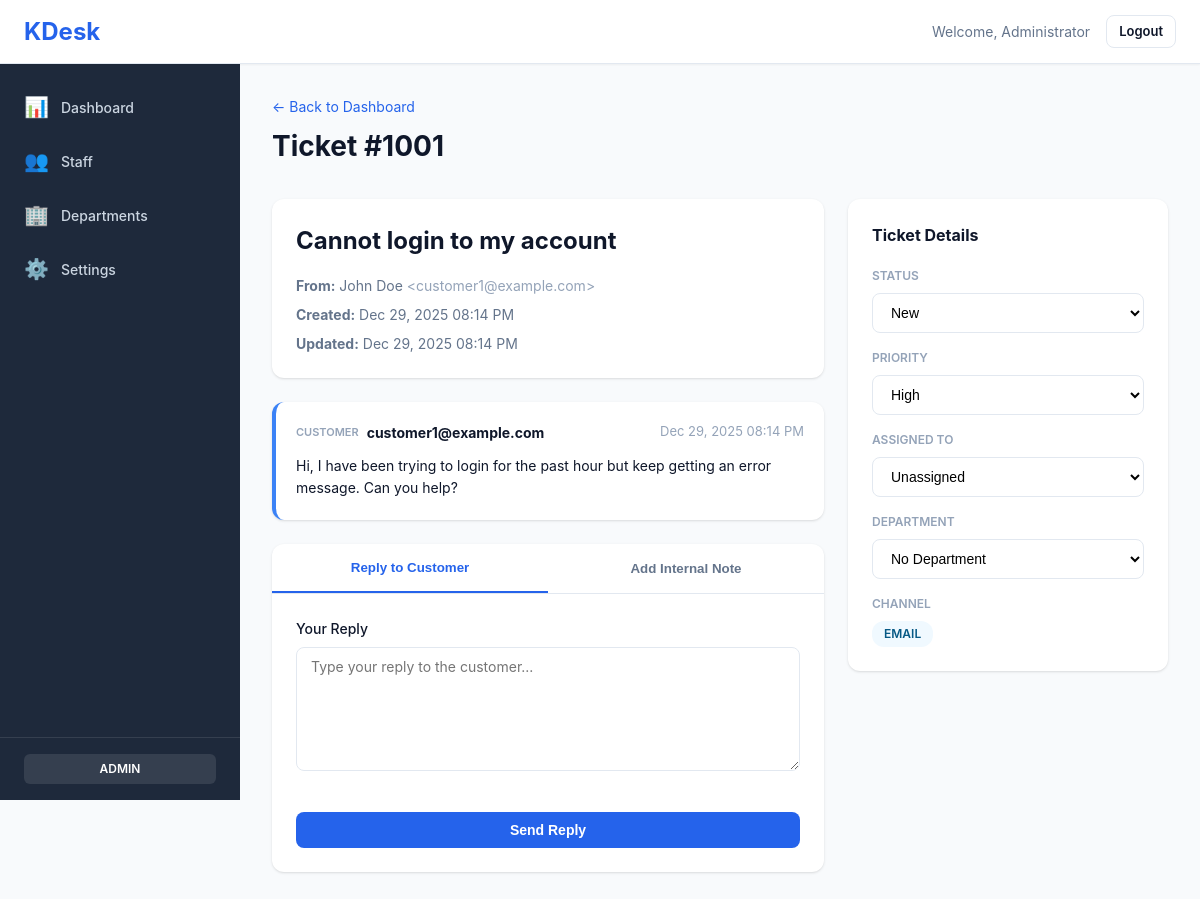
Page /ticket.php?id=1 (signed in) on the committed database.
### tables this page shows
CREATE TABLE users (
    id INT AUTO_INCREMENT PRIMARY KEY,
    email VARCHAR(255) NOT NULL UNIQUE,
    name VARCHAR(255) NOT NULL,
    password VARCHAR(255) NOT NULL,
    role ENUM('staff', 'admin') DEFAULT 'staff',
    department_id INT NULL,
    avatar_url VARCHAR(500) NULL,
    is_active BOOLEAN DEFAULT TRUE,
    must_change_password BOOLEAN DEFAULT TRUE,
    created_at TIMESTAMP DEFAULT CURRENT_TIMESTAMP,
    updated_at TIMESTAMP DEFAULT CURRENT_TIMESTAMP ON UPDATE CURRENT_TIMESTAMP,
    INDEX idx_email (email),
    INDEX idx_department (department_id)
);

CREATE TABLE tickets (
    id INT AUTO_INCREMENT PRIMARY KEY,
    ticket_number INT NOT NULL UNIQUE,
    subject VARCHAR(500) NOT NULL,
    requester_email VARCHAR(255) NOT NULL,
    requester_name VARCHAR(255) NOT NULL,
    status ENUM('new', 'open', 'pending', 'solved', 'closed') DEFAULT 'new',
    priority ENUM('low', 'normal', 'high') DEFAULT 'normal',
    channel ENUM('email', 'web') DEFAULT 'web',
    assigned_to_id INT NULL,
    department_id INT NULL,
    work_order_id VARCHAR(100) NULL,
    created_at TIMESTAMP DEFAULT CURRENT_TIMESTAMP,
    updated_at TIMESTAMP DEFAULT CURRENT_TIMESTAMP ON UPDATE CURRENT_TIMESTAMP,
    INDEX idx_ticket_number (ticket_number),
    INDEX idx_status (status),
    INDEX idx_assigned_to (assigned_to_id),
    INDEX idx_department (department_id),
    INDEX idx_requester_email (requester_email),
    FOREIGN KEY (assigned_to_id) REFERENCES users(id) ON DELETE SET NULL,
    FOREIGN KEY (department_id) REFERENCES departments(id) ON DELETE SET NULL
);

CREATE TABLE messages (
    id INT AUTO_INCREMENT PRIMARY KEY,
    ticket_id INT NOT NULL,
    type ENUM('inbound', 'outbound', 'note') NOT NULL,
    from_address VARCHAR(255) NOT NULL,
    to_address VARCHAR(255) NULL,
    subject VARCHAR(500) NULL,
    body_text TEXT NOT NULL,
    body_html TEXT NULL,
    is_internal BOOLEAN DEFAULT FALSE,
    created_by_id INT NULL,
    created_at TIMESTAMP DEFAULT CURRENT_TIMESTAMP,
    INDEX idx_ticket (ticket_id),
    INDEX idx_type (type),
    FOREIGN KEY (ticket_id) REFERENCES tickets(id) ON DELETE CASCADE,
    FOREIGN KEY (created_by_id) REFERENCES users(id) ON DELETE SET NULL
);

### public/auth.php (called while the page is built, shortened)
<?php
require_once 'db.php';
function isLoggedIn() {
    return isset($_SESSION['user_id']);
}
function getCurrentUser() {
    return db()->fetchOne(
        "SELECT id, email, name, role, department_id, avatar_url, is_active FROM users WHERE id = ?",
        [$_SESSION['user_id']]
    );
}

### public/db.php (called while the page is built, shortened)
<?php
class Database {
    private static $instance = null;
    private $connection;
    private function __construct() {
        try {
            $dsn = "mysql:host=" . DB_HOST . ";dbname=" . DB_NAME . ";charset=" . DB_CHARSET;
            $options = [
                PDO::ATTR_ERRMODE => PDO::ERRMODE_EXCEPTION,
                PDO::ATTR_DEFAULT_FETCH_MODE => PDO::FETCH_ASSOC,
                PDO::ATTR_EMULATE_PREPARES => false,
            ];
            $this->connection = new PDO($dsn, DB_USER, DB_PASS, $options);
        } catch (PDOException $e) {
            die("Database connection failed: " . $e->getMessage());
        }
    }
    public static function getInstance() {
        if (self::$instance === null) {
            self::$instance = new self();
        }
        return self::$instance;
    }
    public function query($sql, $params = []) {
        $stmt = $this->connection->prepare($sql);
        $stmt->execute($params);
        return $stmt;
    }
    public function fetchAll($sql, $params = []) {
        return $this->query($sql, $params)->fetchAll();
    }
    public function fetchOne($sql, $params = []) {
        return $this->query($sql, $params)->fetch();
    }
}
function db() {
    return Database::getInstance();
}

### public/functions.php (called while the page is built, shortened)
<?php
function escape($string) {
    return htmlspecialchars($string, ENT_QUOTES, 'UTF-8');
}
function formatDateTime($datetime) {
    return date('M d, Y h:i A', strtotime($datetime));
}
function getTicketWithMessages($ticketId) {
    $ticket = db()->fetchOne(
        "SELECT t.*,
                u.name as assigned_to_name,
                d.name as department_name
         FROM tickets t
         LEFT JOIN users u ON t.assigned_to_id = u.id
         LEFT JOIN departments d ON t.department_id = d.id
         WHERE t.id = ?",
        [$ticketId]
    );
    if ($ticket) {
        $ticket['messages'] = db()->fetchAll(
            "SELECT m.*, u.name as created_by_name
             FROM messages m
             LEFT JOIN users u ON m.created_by_id = u.id
             WHERE m.ticket_id = ?
             ORDER BY m.created_at ASC",
            [$ticketId]
        );
        $ticket['tags'] = db()->fetchAll(
            "SELECT t.* FROM tags t
             JOIN ticket_tags tt ON t.id = tt.tag_id
             WHERE tt.ticket_id = ?",
            [$ticketId]
        );
    }
    return $ticket;
}

### public/ticket.php (the view, shortened to what this page needs)
<?php
require_once 'auth.php';
require_once 'functions.php';
$user = getCurrentUser();
$isAdmin = $user['role'] === 'admin';
$ticketId = $_GET['id'] ?? 0;
$ticket = getTicketWithMessages($ticketId);
?>
<!DOCTYPE html>
<html lang="en">
<head>
    <link rel="stylesheet" href="assets/css/style.css">
</head>
<body>
    <?php include 'includes/header.php'; ?>
    <div class="container-fluid">
        <div class="row">
            <?php include 'includes/sidebar.php'; ?>
            <main class="main-content">
                <div class="page-header">
                    <div>
                        <a href="dashboard.php" class="back-link">← Back to Dashboard</a>
                        <h1>Ticket #<?php echo $ticket['ticket_number']; ?></h1>
                    </div>
                </div>
                <div class="ticket-layout">
                    <div class="ticket-main">
                        <div class="ticket-header-card">
                            <h2 class="ticket-subject"><?php echo escape($ticket['subject']); ?></h2>
                            <div class="ticket-meta">
                                <div class="meta-item">
                                    <strong>From:</strong>
                                    <?php echo escape($ticket['requester_name']); ?>
                                    <span class="text-muted">&lt;<?php echo escape($ticket['requester_email']); ?>&gt;</span>
                                </div>
                                <div class="meta-item">
                                    <strong>Created:</strong> <?php echo formatDateTime($ticket['created_at']); ?>
                                </div>
                                <div class="meta-item">
                                    <strong>Updated:</strong> <?php echo formatDateTime($ticket['updated_at']); ?>
                                </div>
                            </div>
                        </div>
                        <div class="messages-container">
                            <?php foreach ($ticket['messages'] as $message): ?>
                                <div class="message-card <?php echo $message['is_internal'] ? 'message-note' : ($message['type'] === 'inbound' ? 'message-inbound' : 'message-outbound'); ?>">
                                    <div class="message-header">
                                        <div class="message-from">
                                            <?php if ($message['is_internal']): ?>
                                                <span class="message-type-badge">Internal Note</span>
                                                <strong><?php echo escape($message['created_by_name'] ?? 'Unknown'); ?></strong>
                                            <?php elseif ($message['type'] === 'inbound'): ?>
                                                <span class="message-type-badge">Customer</span>
                                                <strong><?php echo escape($message['from_address']); ?></strong>
                                            <?php else: ?>
                                                <span class="message-type-badge">Reply</span>
                                                <strong><?php echo escape($message['created_by_name'] ?? $message['from_address']); ?></strong>
                                            <?php endif; ?>
                                        </div>
                                        <div class="message-time">
                                            <?php echo formatDateTime($message['created_at']); ?>
                                        </div>
                                    </div>
                                    <div class="message-body">
                                        <?php echo nl2br(escape($message['body_text'])); ?>
                                    </div>
                                </div>
                            <?php endforeach; ?>
                        </div>
                        <div class="reply-section">
                            <div class="reply-tabs">
                                <button class="tab-btn active" data-tab="reply">Reply to Customer</button>
                                <button class="tab-btn" data-tab="note">Add Internal Note</button>
                            </div>
                            <div class="tab-content active" id="reply-tab">
                                <form method="POST" action="" class="reply-form">
                                    <div class="form-group">
                                        <label for="message">Your Reply</label>
                                        <textarea
                                            id="message"
                                            name="message"
                                            rows="6"
                                            class="form-control"
                                            placeholder="Type your reply to the customer..."
                                            required
                                        ></textarea>
                                    </div>
                                    <button type="submit" class="btn btn-primary">Send Reply</button>
                                </form>
                            </div>
                        </div>
                    </div>
                    <div class="ticket-sidebar">
                        <div class="sidebar-card">
                            <h3>Ticket Details</h3>
                            <div class="detail-group">
                                <label>Status</label>
                                <form method="POST" action="" class="inline-form">
                                    <select name="status" class="form-control" onchange="this.form.submit()">
                                        <option value="new" <?php echo $ticket['status'] === 'new' ? 'selected' : ''; ?>>New</option>
                                    </select>
                                </form>
                            </div>
                            <div class="detail-group">
                                <label>Priority</label>
                                <form method="POST" action="" class="inline-form">
                                    <select name="priority" class="form-control" onchange="this.form.submit()">
                                        <option value="high" <?php echo $ticket['priority'] === 'high' ? 'selected' : ''; ?>>High</option>
                                    </select>
                                </form>
                            </div>
                            <?php if ($isAdmin): ?>
                            <div class="detail-group">
                                <label>Assigned To</label>
                                <form method="POST" action="" class="inline-form">
                                    <select name="assign_to_id" class="form-control" onchange="this.form.submit()">
                                        <option value="">Unassigned</option>
                                    </select>
                                </form>
                            </div>
                            <div class="detail-group">
                                <label>Department</label>
                                <form method="POST" action="" class="inline-form">
                                    <select name="department_id" class="form-control" onchange="this.form.submit()">
                                        <option value="">No Department</option>
                                    </select>
                                </form>
                            </div>
                            <?php endif; ?>
                            <div class="detail-group">
                                <label>Channel</label>
                                <div class="detail-value">
                                    <span class="badge badge-channel"><?php echo ucfirst($ticket['channel']); ?></span>
                                </div>
                            </div>
                        </div>
                    </div>
                </div>
            </main>
        </div>
    </div>
</body>
</html>

### public/includes/header.php
<header class="main-header">
    <div class="header-left">
        <a href="dashboard.php" class="logo"><?php echo APP_NAME; ?></a>
    </div>
    <div class="header-right">
        <span class="user-name">Welcome, <?php echo escape($user['name']); ?></span>
        <a href="logout.php" class="btn btn-sm btn-outline">Logout</a>
    </div>
</header>

### public/includes/sidebar.php
<aside class="sidebar">
    <nav class="sidebar-nav">
        <a href="dashboard.php" class="nav-item <?php echo basename($_SERVER['PHP_SELF']) === 'dashboard.php' ? 'active' : ''; ?>">
            <span class="nav-icon">📊</span>
            <span class="nav-label">Dashboard</span>
        </a>
        <?php if ($isAdmin): ?>
        <a href="staff.php" class="nav-item <?php echo basename($_SERVER['PHP_SELF']) === 'staff.php' ? 'active' : ''; ?>">
            <span class="nav-icon">👥</span>
            <span class="nav-label">Staff</span>
        </a>
        <a href="departments.php" class="nav-item <?php echo basename($_SERVER['PHP_SELF']) === 'departments.php' ? 'active' : ''; ?>">
            <span class="nav-icon">🏢</span>
            <span class="nav-label">Departments</span>
        </a>
        <a href="settings.php" class="nav-item <?php echo basename($_SERVER['PHP_SELF']) === 'settings.php' ? 'active' : ''; ?>">
            <span class="nav-icon">⚙️</span>
            <span class="nav-label">Settings</span>
        </a>
        <?php endif; ?>
    </nav>
    <div class="sidebar-footer">
        <div class="user-role-badge">
            <?php echo ucfirst($user['role']); ?>
        </div>
    </div>
</aside>

### rows in the picture
users: name "Administrator", role "ADMIN"
tickets: ticket_number "1001", subject "Cannot login to my account", requester_name "John Doe", requester_email "customer1@example.com", created_at "Dec 29, 2025 08:14 PM", updated_at "Dec 29, 2025 08:14 PM", status "New", priority "High", channel "EMAIL"
messages: from_address "customer1@example.com", created_at "Dec 29, 2025 08:14 PM", body_text "Hi, I have been trying to login for the past hour but keep getting an error message. Can you help?"

### other values in the picture
APP_NAME "KDesk"
